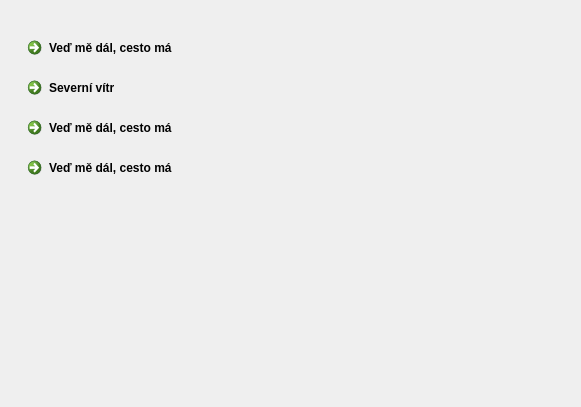
<?xml version="1.0" encoding="UTF-8"?>
<ui version="4.0">
 <class>Form</class>
 <widget class="QWidget" name="Form">
  <property name="geometry">
   <rect>
    <x>0</x>
    <y>0</y>
    <width>581</width>
    <height>407</height>
   </rect>
  </property>
  <property name="windowTitle">
   <string>Form</string>
  </property>
  <widget class="QCommandLinkButton" name="commandLinkButton">
   <property name="geometry">
    <rect>
     <x>20</x>
     <y>30</y>
     <width>185</width>
     <height>41</height>
    </rect>
   </property>
   <property name="text">
    <string>Veď mě dál, cesto má </string>
   </property>
  </widget>
  <widget class="QCommandLinkButton" name="commandLinkButton_2">
   <property name="geometry">
    <rect>
     <x>20</x>
     <y>70</y>
     <width>185</width>
     <height>41</height>
    </rect>
   </property>
   <property name="text">
    <string>Severní vítr</string>
   </property>
  </widget>
  <widget class="QCommandLinkButton" name="commandLinkButton_3">
   <property name="geometry">
    <rect>
     <x>20</x>
     <y>110</y>
     <width>185</width>
     <height>41</height>
    </rect>
   </property>
   <property name="text">
    <string>Veď mě dál, cesto má </string>
   </property>
  </widget>
  <widget class="QCommandLinkButton" name="commandLinkButton_4">
   <property name="geometry">
    <rect>
     <x>20</x>
     <y>150</y>
     <width>185</width>
     <height>41</height>
    </rect>
   </property>
   <property name="text">
    <string>Veď mě dál, cesto má </string>
   </property>
  </widget>
 </widget>
 <resources/>
 <connections/>
</ui>
